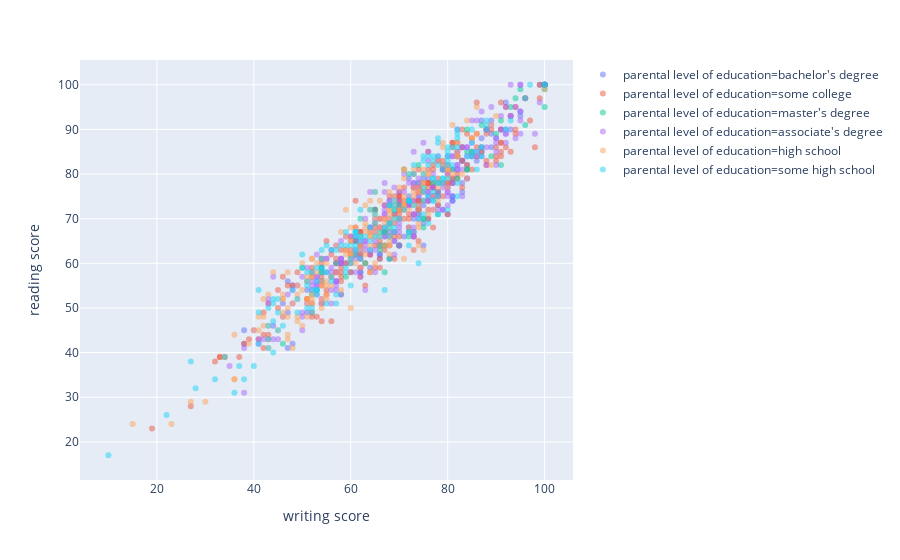

Notebook source saved alongside this figure:
### Markdown cell above
<font color = "Blue"><B><h2> Score Representation with Parental Level of Education</h2></B></font>

### Code cell
fig = px.scatter(df, x='writing score', y='reading score', color='parental level of education', opacity=0.5)
fig.show()

### Figure 1 — Plotly figure (JSON) as saved in the notebook; plotly's stock layout.template omitted (floating-point values rounded to 4 significant figures; data arrays with more than 128 entries replaced by an {"elided": "..."} marker saying what was removed)
{"data": [{"hovertemplate": "parental level of education=bachelor's degree<br>writing score=%{x}<br>reading score=%{y}", "showlegend": true, "legendgroup": "parental level of education=bachelor's degree", "name": "parental level of education=bachelor's degree", "yaxis": "y", "y": [72, 71, 69, 74, 78, 72, 67, 74, 100, 85, 82, 92, 49, 79, 55, 75, 67, 49, 100, 51, 88, 79, 62, 86, 82, 66, 83, 75, 63, 78, 56, 79, 75, 73, 60, 61, 64, 71, 93, 94, 65, 72, 58, 66, 70, 64, 73, 72, 74, 83, 56, 89, 100, 58, 58, 76, 62, 88, 59, 92, 58, 41, 83, 66, 90, 90, 51, 100, 68, 96, 73, 63, 68, 100, 79, 90, 45, 78, 63, 58, 74, 81, 85, 74, 72, 81, 84, 72, 73, 60, 68, 73, 78, 81, 54, 59, 70, 90, 86, 60, 97, 79, 42, 62, 64, 70, 46, 100, 75, 64, 42, 61, 62, 100, 75, 84, 100, 72], "hoverlabel": {"namelength": 0}, "mode": "markers", "xaxis": "x", "marker": {"color": "#636efa", "opacity": 0.5, "symbol": "circle"}, "x": [74, 80, 75, 72, 81, 74, 62, 74, 100, 82, 79, 89, 51, 75, 48, 81, 68, 47, 100, 54, 87, 76, 62, 83, 84, 67, 83, 81, 61, 73, 57, 84, 76, 75, 57, 68, 75, 69, 95, 95, 69, 70, 60, 61, 73, 62, 70, 79, 68, 86, 47, 89, 100, 55, 62, 83, 66, 90, 54, 87, 57, 47, 83, 71, 88, 92, 46, 100, 67, 92, 78, 62, 64, 99, 72, 91, 38, 83, 56, 62, 81, 81, 87, 81, 70, 82, 87, 65, 72, 59, 72, 74, 79, 79, 51, 64, 76, 93, 89, 58, 96, 81, 38, 61, 66, 70, 44, 100, 72, 70, 48, 66, 66, 100, 74, 80, 100, 74], "type": "scatter"}, {"hovertemplate": "parental level of education=some college<br>writing score=%{x}<br>reading score=%{y}", "showlegend": true, "legendgroup": "parental level of education=some college", "name": "parental level of education=some college", "yaxis": "y", "y": {"elided": "226 int values"}, "hoverlabel": {"namelength": 0}, "mode": "markers", "xaxis": "x", "marker": {"color": "#EF553B", "opacity": 0.5, "symbol": "circle"}, "x": {"elided": "226 int values"}, "type": "scatter"}, {"hovertemplate": "parental level of education=master's degree<br>writing score=%{x}<br>reading score=%{y}", "showlegend": true, "legendgroup": "parental level of education=master's degree", "name": "parental level of education=master's degree", "yaxis": "y", "y": [95, 53, 42, 74, 70, 72, 68, 100, 82, 84, 53, 92, 76, 91, 70, 68, 84, 56, 80, 81, 82, 95, 81, 70, 71, 58, 64, 79, 59, 78, 97, 59, 63, 72, 67, 71, 61, 60, 89, 58, 81, 99, 81, 57, 77, 90, 65, 64, 85, 85, 67, 86, 67, 84, 78, 66, 91, 100, 99], "hoverlabel": {"namelength": 0}, "mode": "markers", "xaxis": "x", "marker": {"color": "#00cc96", "opacity": 0.5, "symbol": "circle"}, "x": [93, 58, 46, 72, 75, 65, 68, 100, 74, 82, 52, 91, 78, 87, 62, 75, 85, 54, 72, 81, 91, 100, 71, 75, 74, 67, 70, 82, 54, 77, 94, 50, 66, 69, 66, 78, 68, 63, 90, 54, 84, 100, 84, 59, 75, 84, 61, 67, 84, 85, 67, 87, 73, 89, 74, 72, 96, 100, 95], "type": "scatter"}, {"hovertemplate": "parental level of education=associate's degree<br>writing score=%{x}<br>reading score=%{y}", "showlegend": true, "legendgroup": "parental level of education=associate's degree", "name": "parental level of education=associate's degree", "yaxis": "y", "y": {"elided": "222 int values"}, "hoverlabel": {"namelength": 0}, "mode": "markers", "xaxis": "x", "marker": {"color": "#ab63fa", "opacity": 0.5, "symbol": "circle"}, "x": {"elided": "222 int values"}, "type": "scatter"}, {"hovertemplate": "parental level of education=high school<br>writing score=%{x}<br>reading score=%{y}", "showlegend": true, "legendgroup": "parental level of education=high school", "name": "parental level of education=high school", "yaxis": "y", "y": {"elided": "196 int values"}, "hoverlabel": {"namelength": 0}, "mode": "markers", "xaxis": "x", "marker": {"color": "#FFA15A", "opacity": 0.5, "symbol": "circle"}, "x": {"elided": "196 int values"}, "type": "scatter"}, {"hovertemplate": "parental level of education=some high school<br>writing score=%{x}<br>reading score=%{y}", "showlegend": true, "legendgroup": "parental level of education=some high school", "name": "parental level of education=some high school", "yaxis": "y", "y": {"elided": "179 int values"}, "hoverlabel": {"namelength": 0}, "mode": "markers", "xaxis": "x", "marker": {"color": "#19d3f3", "opacity": 0.5, "symbol": "circle"}, "x": {"elided": "179 int values"}, "type": "scatter"}], "layout": {"yaxis": {"domain": [0, 1], "anchor": "x", "title": {"text": "reading score"}}, "margin": {"t": 60}, "legend": {"tracegroupgap": 0}, "xaxis": {"domain": [0, 1], "anchor": "y", "title": {"text": "writing score"}}}}
